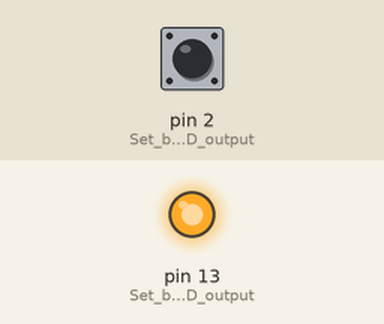
This sketch was run on a simulated Arduino Uno, built with avr-gcc and run on an emulated ATmega328P. Parts: output pins drawn as LEDs (lit = HIGH). Inputs (shaded band) come from the test bench; at power-on: pin 2 (Set_built-in_LED_output) LOW.

Above: at 1.2 s.
1.3 s: pin 2 (Set_built-in_LED_output) pulled HIGH for 0.15 s
At 1.37 s:
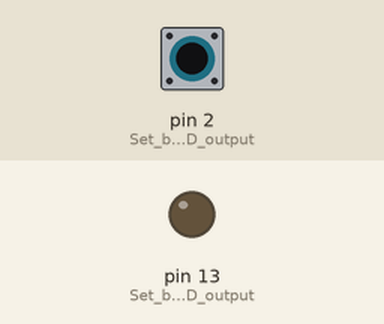
2.9 s: pin 2 (Set_built-in_LED_output) pulled HIGH for 3.2 s
At 7.3 s:
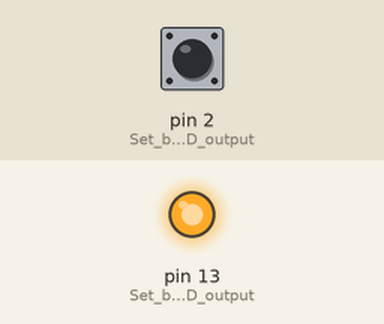
Timing chart, 0 to 8.8 s (numbered marks = the images above; inputs shaded):
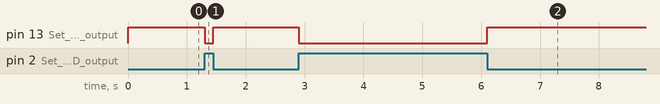

Measured:
- after the input at 1.3 s, pin 13 (Set_built-in_LED_output): HIGH → LOW at once, → HIGH 0.15 s later
- after the input at 2.9 s, pin 13 (Set_built-in_LED_output): HIGH → LOW at once, → HIGH 3.2 s later

The sketch:

ACT15.ino
```cpp
void setup() {
  // put your setup code here, to run once:
  pinMode(13,OUTPUT); // Set built-in LED output
  pinMode(2,INPUT); // Set built-in LED output
}

void loop() {
  // put your main code here, to run repeatedly:
  int digitalVal = digitalRead(2);

  if(digitalVal == HIGH)
    digitalWrite(13,LOW);
   else
    digitalWrite(13,HIGH);
}
```
